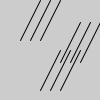
Frame 1 (no input)
Frame 60 (the mouse pressed at the canvas centre just before this capture): identical to frame 1, image omitted
Frame 120 (the mouse held since frame 60 and released just before this capture): identical to frame 1, image omitted

The Processing sketch that drew this single still picture (run headless with seeded random() and noise(); from frame 60 on, the mouse is pressed at the canvas centre):

// Processing sketch: PE1_2_06
// ── PE1_2_06.pde
void setup() {
  size(100,100);
}

void draw() {
  background(204);
  diagonals(40,90);
  diagonals(60,62);
  diagonals(20,40);
}

void diagonals(int x,int y) {
  line(x,y,x+20,y-40);
  line(x+10,y,x+30,y-40);
  line(x+20,y,x+40,y-40);
}
